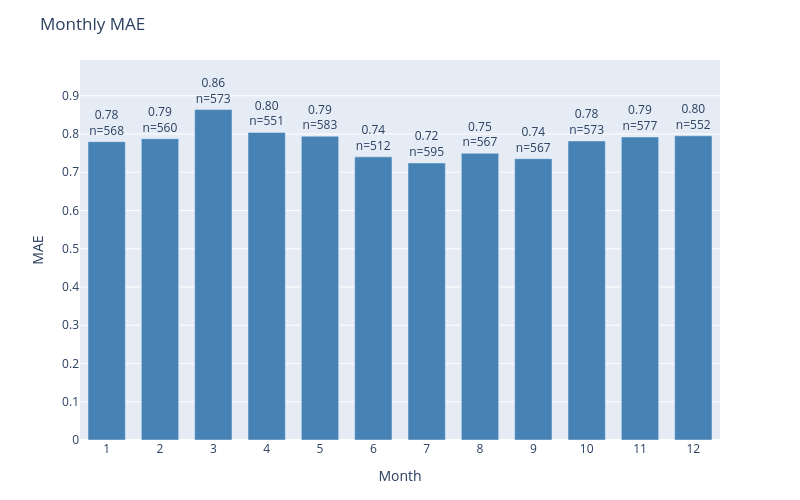

Source (notebook cell):
### Code cell
plot_error_by_group(
    df=results_test,
    y_true_col='actual',
    y_pred_col='prediction',
    date_col='dt_prediction',
    group_by='month',
    metric='mae',
    title='Monthly MAE'
)

### Figure 1 — Plotly figure (JSON) as saved in the notebook; plotly's stock layout.template omitted (floating-point values rounded to 4 significant figures)
{"data": [{"marker": {"color": "steelblue"}, "text": ["0.78<br>n=568", "0.79<br>n=560", "0.86<br>n=573", "0.80<br>n=551", "0.79<br>n=583", "0.74<br>n=512", "0.72<br>n=595", "0.75<br>n=567", "0.74<br>n=567", "0.78<br>n=573", "0.79<br>n=577", "0.80<br>n=552"], "textposition": "outside", "type": "bar", "x": ["1", "2", "3", "4", "5", "6", "7", "8", "9", "10", "11", "12"], "y": [0.7799, 0.7875, 0.8639, 0.804, 0.7942, 0.7402, 0.7244, 0.7496, 0.7354, 0.7818, 0.792, 0.7953]}], "layout": {"bargap": 0.3, "height": 500, "margin": {"b": 60, "t": 60}, "title": {"text": "Monthly MAE"}, "uniformtext": {"minsize": 8, "mode": "hide"}, "width": 800, "xaxis": {"title": {"text": "Month"}}, "yaxis": {"range": [0, 0.9935], "title": {"text": "MAE"}}}}
